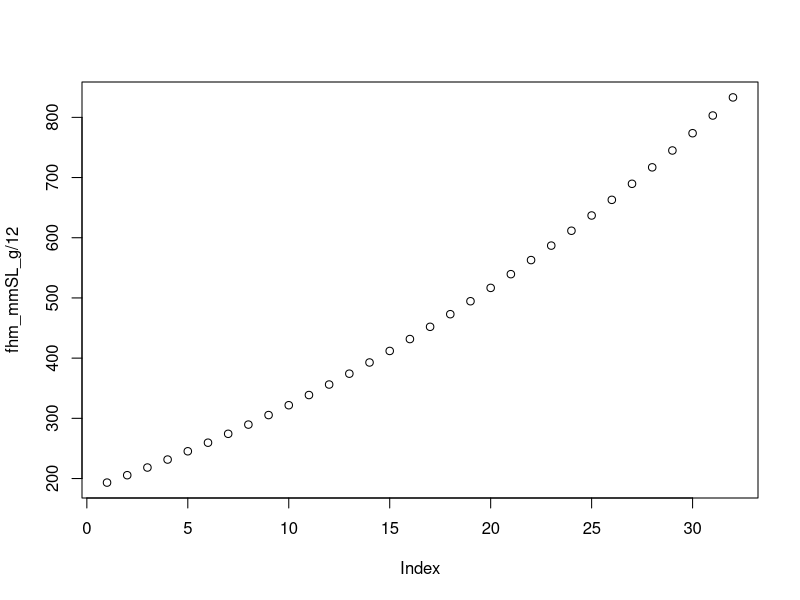

Write the R code that produced this figure.
#~             ,''''''''''''''.
#~~           +     USEPA      +
#~   >~',*> <   FISH TOXICITY   }
#~~           +   TRANSLATOR   +
#~             `..............'
#~~
#~  N. Pollesch - pollesch.nathan@epa.gov

## ------------------------------------ ##
## ------------------------------------ ##
## --- SPECIES PARAMETER DERIVATION --- ##
## ------- Template Version 1.1 ------- ##
## ------------------------------------ ##
## ------------------------------------ ##

#### GENERAL INFO ####
## This script contains information about the derivation of species specific model parameters
## This script is organized in 'code sections' which can be viewed in RStudio in the document outline.
## You can toggle the outline on/off with (Ctrl + shift + O) in RStudio version 2024.04.2
##
## Note for organization: Often data from literature doesn't fit neatly into the parameter
## id categories in utilized here.  Therefore, data/information/derivations can be included
## in either the general categories (e.g Growth, Survival or Reproduction) or parameter-specific sections.
##
## Note When editing: Please use two hashes '##' to distinguish notes/comments within code
## and single hash '#' to 'comment-out' any code from evaluation


#### Definitions ####
##### Parameter IDs ####
## Notes: These IDs, such as z_hatch, z_inf, etc., reference unique model
## parameters used to run the FishToxTranslator model.  Parameter information can
## be found by running the following command, using 'z_hatch' as the example:
# View(subset(FishToxTranslator::parameters_master,id=='z_hatch'))
##### Study IDs ####
## Notes: Study IDs are unique references to studies contained in the the Fish Species
## Life History Database.  Study IDs included in parameter derivation reference the
## database where results can be stored. Database entries also contain all references to
## source values for parameters used within derivations

#### Availability ####
## A version of this code is available via the FishToxTranslator GitHub online repository
## located at: https://github.com/USEPA/FTT-R/
## Or by contacting Nate Pollesch (pollesch.nathan@epa.gov)

##----END GENERAL INFO SECTION----##

#### SPECIES INFO ####

##### Pimephales promelas ####
## Notes:
##### fathead minnow ####
## Notes:

##----END SPECIES INFO SECTION----###

#### PARAMETERS ####

#### Growth/Size ####
## General Notes on Growth/Size:

##### z_hatch ####
## Study IDs: 691, 720, 729, 732
## Notes: Mean of all studies. All values for hatch size were similar for the unsexed fish. 
z_hatch_fatheadminnow <- mean(c(5.8425,5.14,5,5,6))

##### z_inf ####
## Study IDs: 703, 707
## Notes: Highest value for lengths within normal ranges, maximum lengths excluded. 
z_inf_fatheadminnow <- 73

##### k_g ####
## Study IDs: 673
## Notes: Mean value at a daily rate for one study. Unsexed, Canadian population of fish
k_g_fatheadminnow <- mean(c((.82/365.25),(.46/365.25), (.93/365.25)))

##### var_k_g ####
## Study IDs:
## Notes: Fitted to derive variance in k bounds based on size at a given time

# Set the parameters
k=k_g_fatheadminnow # Kappa (vB growth rate)
z0=z_hatch_fatheadminnow #Size at hatch (mm)
zinf=z_inf_fatheadminnow # Max Length (mm)

z_rat_mean=0.95 # Percent of growth to reach at mean growth
z_rat_max=0.99 # Percent of growth that can be reached by fastest fish in time for mean fish to reach z_rat_mean

VarianceK <- function( sigma_k , k = k_g_fatheadminnow , z0 = z_hatch_fatheadminnow , zinf = z_inf_fatheadminnow, zrat=0.95 , zratmax=0.99 ){
  
  # sigma_k = variance of k
  # k = growth rate (daily)
  
  TimeToZrat = ( log(1-z0/zinf)-log(1-zrat) )/ k
  krat_max = ( log(1-z0/zinf)-log(1-zratmax) )/ TimeToZrat
  
  
  k99 = qnorm( 0.99 , k , sigma_k )
  
  dif_k <- ( k99 - krat_max ) ^ 2
  
  return(dif_k)
  
}

## Run optimizer at default values VarianceK() function

# Set initial guess
sigma_iter <- 0.1
# Run optimizer at initial guess, lower bound of 0, upper bound of 100 (VERY high upper bound)
Otpt <- optimize(VarianceK , interval=c(0,100) , k=k_g_fatheadminnow, z0=z_hatch_fatheadminnow, zinf=z_inf_fatheadminnow, zrat=0.95, zratmax=0.99)
Otpt

# Convert from standard deviation to variance by squaring the output
k_variance<-Otpt$minimum^2
print(k_variance)

var_k_g_fatheadminnow <- k_variance

##### var_e_g ####
## Study IDs:
## Notes: Fitted to derive variance in k bounds based on size at a given time

# Set the parameters
k=k_g_fatheadminnow # Kappa (vB growth rate)
z0=z_hatch_fatheadminnow #Size at hatch (mm)
zinf=z_inf_fatheadminnow # Max Length (mm)

z_rat_mean=0.95 # Percent of growth to reach at mean growth
z_rat_max=0.99 # Percent of growth that can be reached by fastest fish in time for mean fish to reach z_rat_mean

VarianceK <- function( sigma_k , k = k_g_fatheadminnow , z0 = z_hatch_fatheadminnow , zinf = z_inf_fatheadminnow, zrat=0.95 , zratmax=0.99 ){
  
  # sigma_k = variance of k
  # k = growth rate (daily)
  
  TimeToZrat = ( log(1-z0/zinf)-log(1-zrat) )/ k
  krat_max = ( log(1-z0/zinf)-log(1-zratmax) )/ TimeToZrat
  
  
  k99 = qnorm( 0.99 , k , sigma_k )
  
  dif_k <- ( k99 - krat_max ) ^ 2
  
  return(dif_k)
  
}

## Run optimizer at default values VarianceK() function

# Set initial guess
sigma_iter <- 0.1
# Run optimizer at initial guess, lower bound of 0, upper bound of 100 (VERY high upper bound)
Otpt <- optimize(VarianceK , interval=c(0,100) , k=k_g_fatheadminnow, z0=z_hatch_fatheadminnow, zinf=z_inf_fatheadminnow, zrat=0.95, zratmax=0.99)
Otpt

# Convert from standard deviation to variance by squaring the output
k_variance<-Otpt$minimum^2
print(k_variance)

var_e_g_fatheadminnow <- k_variance

##### dd_g ####
## Study IDs:
## Notes:

##### allo_slope ####
## Study IDs: 708, 711
## Notes: Mean value for populations of wild, female fish
allo_slope_fatheadminnow <- mean(c(3.29, 3.1952))

##### allo_intercept ####
## Study IDs: 709, 712
## Notes: Mean value for populations of wild, female fish
allo_intercept_fatheadminnow <- mean(c(0.00000376, 0.00000538))

##----END Growth/Size SECTION----##

#### Survival ####
## Notes on survival:

##### s_min ####
## Study IDs: 728
## Notes: Smallest suvival value. Lab studies only. Actual FTT value (96%) comes from cyprinid fishes, not specific to p. promelas. 
s_min_fatheadminnow <- .811^(1/7)

##### s_max ####
## Study IDs:  676, 700
## Notes: Survival max is calculated as 99.999% chance of mortality at the average lifespan. Mean vlue for reported lifespan for wild, unsexed fish is 3 years old.  
s_max_fatheadminnow <- .001^(1/(3*365.25))

##### s_a ####
## Study IDs:
## Notes:  fitted using z_repo, s_min, and s_max to have the curve rise at the juvenile to adult transition size and plateau at z_repro 
s_a_fatheadminnow <- .75

##### s_b ####
## Study IDs:
## Notes:  fitted using z_repo, s_min, and s_max to start curve at the juvenile to adult transition size
s_b_fatheadminnow <- 40

##----END Survival SECTION----##

#### Reproduction ####
## Notes on reproduction:

##### post_spawning_mortality ####
## Study IDs:
## Notes: In reproductive studies no post spawning mortality was noted, assumed that post_spawning_mortality is 0 
post_spawning_mortality_fatheadminnow <- 0

##### z_repro ####
## Study IDs: 685, 726, 727
## Notes: Mean value for wild originating females 
z_repro_fatheadminnow <- mean(c( 40, 45, 62))

##### sex_ratio ####
## Study IDs:
## Notes:  In reproductive studies no skewed sex ratios were noted, assumed that sex_ratio is .5
sex_ratio_fatheadminnow <- .5 

##### fecu_slope ####
## Study IDs: 724, 868
## Notes: fitted value of eggs per spawn for wild females using reported fecundity power law and eggs per gram body weight

# fitting fecundity 
# reproductive length range for FHM
L<-45:75

#NLS Fitting for individual studies
# SID 724, cold water population
x <- L
y1 <- -372+(14*x)
data1 <- data.frame(x = x, y = y1)

nlc <- nls.control(maxiter = 10000)
log_fit <- nls(y ~ a*x^b, control=nlc, data = data1, start = list(a = 1, b = 1))
log_fit #a~0.2813 b~1.8076

#SID 868
fhm_mmSL_g <- (4.283333e-05 * (x^2.74))* 1700 
data3<- data.frame(x = x, y = (fhm_mmSL_g/12))

nlc <- nls.control(maxiter = 10000)
log_fit <- nls(y ~ a*x^b, control=nlc, data = data3, start = list(a = .07276, b = 2.74), algorithm="port")
log_fit #a~0.006068  b~2.74

#NLS fitting both relationship as one
#SID 724
x <- L
yblue <- .2662 * (x^1.8208) 
datablue <- data.frame(x = x, y = yblue)

#SID 868
ygreen <- .006068 * (x^2.74)
datagreen <- data.frame(x = x, y = ygreen)

data_bluegreen<-data.frame(rbind(datablue, datagreen))

nlc <- nls.control(maxiter = 10000)
log_fit <- nls(y ~ a*x^b, control=nlc, data = data_bluegreen, start = list(a = 1, b = 1))
log_fit #a~0.04032   b~2.28012 

fecu_slope_fatheadminnow <- 2.28012 

##### fecu_intercept ####
## Study IDs:725, 868
## Notes: fitted value of eggs per spawn for wild females using reported fecundity power law and eggs per gram body weight

# fitting fecundity 
# reproductive length range for FHM
L<-44:75

#NLS Fitting for individual studies
# SID 724, cold water population
x <- L
y1 <- -372+(14*x) #cold water
data1 <- data.frame(x = x, y = y1)

nlc <- nls.control(maxiter = 10000)
log_fit <- nls(y ~ a*x^b, control=nlc, data = data1, start = list(a = 1, b = 1))
log_fit #a~0.2662 b~1.8208

#SID 868
fhm_mmSL_g <- (4.283333e-05 * (x^2.74))* 1700 
plot(fhm_mmSL_g/12)
data3<- data.frame(x = x, y = (fhm_mmSL_g/12))

nlc <- nls.control(maxiter = 10000)
log_fit <- nls(y ~ a*x^b, control=nlc, data = data3, start = list(a = .07276, b = 2.74), algorithm="port")
log_fit #a~0.006068  b~2.74

#NLS fitting both relationship as one
#SID 724
x <- L
yblue <- .2662 * (x^1.8208) 
datablue <- data.frame(x = x, y = yblue)

#SID 868
ygreen <- .006068 * (x^2.74)
datagreen <- data.frame(x = x, y = ygreen)

data_bluegreen<-data.frame(rbind(datablue, datagreen))

nlc <- nls.control(maxiter = 10000)
log_fit <- nls(y ~ a*x^b, control=nlc, data = data_bluegreen, start = list(a = 1, b = 1))
log_fit #a~0.04056   b~2.27870  
fecu_intercept_fatheadminnow <- 0.04032

##### hatch_rate ####
## Study IDs: 686
## Notes: Mean value for unsexed hatchlings of wild originating fish in Canada. 
hatch_rate_fatheadminnow <- mean(c(.306,.415,.399,.620))
  
##### spawn_int ####
## Study IDs: 684, 689, 692, 715, 722
## Notes: reported interval
spawn_int_fatheadminnow <- 4
  
##### spawns_max_season ####
## Study IDs: 690, 723
## Notes: Reported value
spawns_max_season_fatheadminnow <- 12

##### repro_start ####
## Study IDs: 677, 687, 701
## Notes: Ordinal date for 16 June
repro_start_fatheadminnow <- 167

##### repro_end ####
## Study IDs: 678, 688, 702
## Notes: Ordinal date for 1 August
repro_end_fatheadminnow <- 213
  
##----END Reproduction SECTION ----##

##----END PARAMETERS SECTION----##

#### ADDITIONAL INFO ####
## Notes:

##----END ADDITIONAL INFO SECTION ----##
